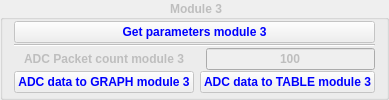
       <widget class="QGroupBox" name="groupBox_Module3">
        <property name="enabled">
         <bool>false</bool>
        </property>
        <property name="styleSheet">
         <string notr="true">font:bold</string>
        </property>
        <property name="title">
         <string>Module 3</string>
        </property>
        <property name="alignment">
         <set>Qt::AlignCenter</set>
        </property>
        <layout class="QGridLayout" name="gridLayout_7">
         <property name="topMargin">
          <number>0</number>
         </property>
         <property name="bottomMargin">
          <number>0</number>
         </property>
         <property name="verticalSpacing">
          <number>0</number>
         </property>
         <item row="2" column="2">
          <widget class="QLineEdit" name="lineEdit_Module3ADCPacketCount">
           <property name="text">
            <string>100</string>
           </property>
           <property name="alignment">
            <set>Qt::AlignCenter</set>
           </property>
          </widget>
         </item>
         <item row="0" column="0" colspan="3">
          <widget class="QPushButton" name="pushButton_GetParametersModule3">
           <property name="styleSheet">
            <string notr="true">color: blue</string>
           </property>
           <property name="text">
            <string>Get parameters module 3</string>
           </property>
          </widget>
         </item>
         <item row="2" column="0">
          <widget class="QLabel" name="label_Module3ADCPacketCount">
           <property name="text">
            <string>ADC Packet count module 3</string>
           </property>
           <property name="alignment">
            <set>Qt::AlignCenter</set>
           </property>
          </widget>
         </item>
         <item row="3" column="1" colspan="2">
          <widget class="QPushButton" name="pushButton_Module3ADCToTable">
           <property name="sizePolicy">
            <sizepolicy hsizetype="Expanding" vsizetype="Fixed">
             <horstretch>0</horstretch>
             <verstretch>0</verstretch>
            </sizepolicy>
           </property>
           <property name="styleSheet">
            <string notr="true">color: blue</string>
           </property>
           <property name="text">
            <string>ADC data to TABLE module 3</string>
           </property>
          </widget>
         </item>
         <item row="3" column="0">
          <widget class="QPushButton" name="pushButton_Module3ADCToGraph">
           <property name="sizePolicy">
            <sizepolicy hsizetype="Expanding" vsizetype="Fixed">
             <horstretch>0</horstretch>
             <verstretch>0</verstretch>
            </sizepolicy>
           </property>
           <property name="styleSheet">
            <string notr="true">color: blue</string>
           </property>
           <property name="text">
            <string>ADC data to GRAPH module 3</string>
           </property>
          </widget>
         </item>
         <item row="1" column="0" colspan="3">
          <widget class="Line" name="line_6">
           <property name="orientation">
            <enum>Qt::Horizontal</enum>
           </property>
          </widget>
         </item>
        </layout>
       </widget>
